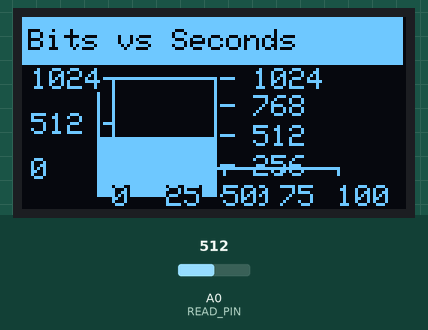
Simulated run of this sketch. Board: Arduino Uno, built with avr-gcc and run on an emulated ATmega328P. Parts: 128×64 one-colour display. Inputs (shaded band) come from the test bench; at power-on: A0 (READ_PIN) = 512. The display library's start-up logo is not drawn.

Above: at 0.2 s.
1.3 s: A0 (READ_PIN) set to 1023
At 3.1 s:
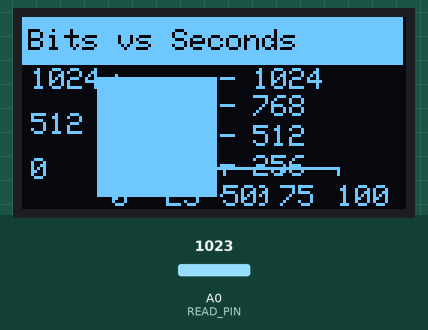
3.7 s: A0 (READ_PIN) set to 900
At 5.1 s:
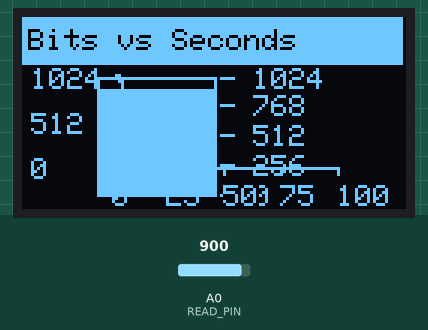
5.8 s: A0 (READ_PIN) set to 716
At 7.2 s:
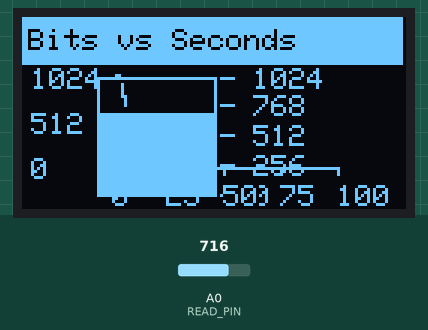
Timing chart, 0 to 8.8 s (numbered marks = the images above; inputs shaded):
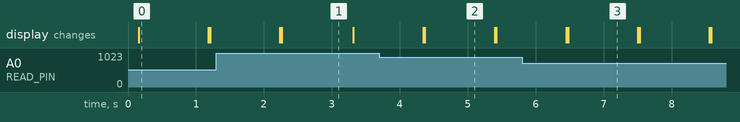

Measured:
- after the input at 3.7 s, the display: first changes after 0.64 s (image 2 shows a later state)
- what the display in image 0 shows lasts 1.0 s, from 0.2 s to 1.2 s

The sketch:

OLED_Graphing.ino
```cpp
/*

  This program provides functions to draw:
  1. horizontal bar graph
  2. vertical bar graph
  3. dial
  4. cartesian graph

  It requires an microcrontrioller Arduino, teensy and a 0.96 dispaly (1306 driver chip)

  display. sources
  https://www.amazon.com/Diymall-Yellow-Arduino-display.-Raspberry/dp/B00O2LLT30/ref=pd_lpo_vtph_147_bs_t_1?_encoding=UTF8&psc=1&refRID=BQAPE07SVJQNDKEVMTQZ
  https://www.amazon.com/dp/B06XRCQZRX/ref=sspa_dk_detail_0?psc=1&pd_rd_i=B06XRCQZRX&pd_rd_wg=aGuhK&pd_rd_r=1WJPXAG68XFSADGDPNZR&pd_rd_w=DAAsB

  Adafruit libraries
  https://github.com/adafruit/Adafruit-GFX-Library/archive/master.zip
  https://github.com/adafruit/Adafruit_SSD1306

  Revisions
  rev     date        author      description
  1       12-5-2017   kasprzak    initial creation


  Pin settings

  Arduino   device
  5V        Vin
  GND       GND
  A0        read an input voltage from a pot across Vcc and Gnd (just for demo purposes)
  A1
  A2
  A3
  A4        SDA on the display. or use dedicated pin on board if provided
  A5        SCL on the display. use dedicated pin on board if provided
  1
  2
  3
  4
  5
  6
  7
  8
  9
  10
  11
  12
  13


*/

#include <Adafruit_GFX.h>
#include <Adafruit_SSD1306.h>

#define READ_PIN            A0
#define OLED_RESET          A4
#define LOGO16_GLCD_HEIGHT  16
#define LOGO16_GLCD_WIDTH   16

// create what ever variables you need
double volts;
double bvolts;
double x, y;

// these are a required variables for the graphing functions
bool Redraw1 = true;
bool Redraw2 = true;
bool Redraw3 = true;
bool Redraw4 = true;
double ox , oy ;

// create the display object
Adafruit_SSD1306 display(OLED_RESET);

void setup() {

  Serial.begin(9600);

  // initialize the display
  // note you may have to change the address
  // the most common are 0X3C and 0X3D

  display.begin(SSD1306_SWITCHCAPVCC, 0x3C);
  // if you distribute your code, the adafruit license requires you show their splash screen
  // otherwise clear the video buffer memory then display
  display.display();
  //delay(2000);
  display.clearDisplay();
  display.display();

  // establish whatever pin reads you need
  pinMode(A0, INPUT);

}

unsigned long OldTime;
unsigned long counter;


  void loop(void) {

  // read some values and convert to volts
  bvolts = analogRead(A0);
  volts = (bvolts  / 204.6 ) ;


  // draw any of the following, sorry for the crazy long arguement lists
  // note 0.96 isn't very big, so you can't show many graphs at the same time
  // also colors are hard coded
  // the display i use draws text at the top in yellow--we'll use that for drawing the title


  // call one of these functions
  DrawBarChartV(display, bvolts, 25,  60, 40, 40, 0, 1024 , 256, 0, "A0 (bits)", Redraw1);
  //  DrawBarChartH(display, volts, 10, 45, 100, 20, 0, 5, 1, 0, "A0 (volts)", Redraw2);
  //  DrawDial(display, volts, 65, 50, 25, 0, 5 , 1, 0, 200, "A0 (volts)", Redraw3);

  // for multiple graphs uncomment the next 2 lines
  //  DrawBarChartV(display, bvolts, 5,  60, 10, 40, 0, 1024 , 256, 0, "A0 (bits/volts)", Redraw1);
  //  DrawDial(display, volts, 90, 50, 25, 0, 5 , 1, 0, 200, "A0 (bits/volts)", Redraw3);

  // or show a cartesian style graph to plot values over time (or whatever)

    DrawCGraph(display, x++, bvolts, 30, 50, 75, 30, 0, 100, 25, 0, 1024, 512, 0, "Bits vs Seconds", Redraw4);
    if (x > 100) {
    while (1) {}
    }


  delay(1000);


  }


  /*
  This method will draw a vertical bar graph for single input
  it has a rather large arguement list and is as follows

  &d to pass the display object, mainly used if multiple displays are connected to the MCU
  curval = date to graph (must be between loval and hival)
  x = position of bar graph (lower left of bar)
  y = position of bar (lower left of bar
  w = width of bar graph
  h =  height of bar graph (does not need to be the same as the max scale)
  loval = lower value of the scale (can be negative)
  hival = upper value of the scale
  inc = scale division between loval and hival
  dig = format control to set number of digits to display. (not includeing the decimal)
  label = bottom lable text for the graph
  redraw = flag to redraw display. only on first pass (to reduce flickering)

*/

void DrawBarChartV(Adafruit_SSD1306 &d, double curval, double x , double y , double w, double h , double loval , double hival , double inc , double dig, String label, bool &Redraw)
{
  double stepval, my, level, i, data;

  if (Redraw) {
    Redraw = false;
    d.fillRect(0, 0,  127 , 14, SSD1306_WHITE);
    d.setTextColor(SSD1306_BLACK, SSD1306_WHITE);
    d.setTextSize(1);
    d.setCursor(2, 4);
    d.println(label);
    // step val basically scales the hival and low val to the height
    // deducting a small value to eliminate round off errors
    // this val may need to be adjusted
    stepval = ( inc) * (double (h) / (double (hival - loval))) - .001;
    for (i = 0; i <= h; i += stepval) {
      my =  y - h + i;
      d.drawFastHLine(x + w + 1, my,  5, SSD1306_WHITE);
      // draw lables
      d.setTextSize(1);
      d.setTextColor(SSD1306_WHITE, SSD1306_BLACK);
      d.setCursor(x + w + 12, my - 3 );
      data = hival - ( i * (inc / stepval));
      d.print(data, dig);
    }
  }
  // compute level of bar graph that is scaled to the  height and the hi and low vals
  // this is needed to accompdate for +/- range
  level = (h * (((curval - loval) / (hival - loval))));
  // draw the bar graph
  // write a upper and lower bar to minimize flicker cause by blanking out bar and redraw on update
  d.drawRect(x, y - h, w, h, SSD1306_WHITE);
  d.fillRect(x, y - h, w, h - level,  SSD1306_BLACK);
  d.drawRect(x, y - h, w, h, SSD1306_WHITE);
  d.fillRect(x, y - level, w,  level, SSD1306_WHITE);
  // up until now print sends data to a video buffer NOT the screen
  // this call sends the data to the screen
  d.display();

}

/*
  This method will draw a horizontal bar graph for single input
  it has a rather large arguement list and is as follows

  &display to pass the display object, mainly used if multiple displays are connected to the MCU
  x = position of bar graph (upper left of bar)
  curval = date to graph (must be between loval and hival)
  y = position of bar (upper left of bar (add some vale to leave room for label)
  w = width of bar graph (does not need to be the same as the max scale)
  h =  height of bar graph
  loval = lower value of the scale (can be negative)
  hival = upper value of the scale
  inc = scale division between loval and hival
  dig = format control to set number of digits to display. (not includeing the decimal)
  label = bottom lable text for the graph
  redraw = flag to redraw display. only on first pass (to reduce flickering)
*/

void DrawBarChartH(Adafruit_SSD1306 &d, double curval, double x , double y , double w, double h , double loval , double hival , double inc , double dig, String label, bool &Redraw)
{
  double stepval, mx, level, i, data;

  if (Redraw) {
    Redraw = false;
    d.fillRect(0, 0,  127 , 16, SSD1306_WHITE);
    d.setTextColor(SSD1306_BLACK, SSD1306_WHITE);
    d.setTextSize(1);
    d.setCursor(2, 4);
    d.println(label);
    // step val basically scales the hival and low val to the width
    stepval =  inc * (double (w) / (double (hival - loval))) - .00001;
    // draw the text
    for (i = 0; i <= w; i += stepval) {
      d.drawFastVLine(i + x , y ,  5, SSD1306_WHITE);
      // draw lables
      d.setTextSize(1);
      d.setTextColor(SSD1306_WHITE, SSD1306_BLACK);
      d.setCursor(i + x , y + 10);
      // addling a small value to eliminate round off errors
      // this val may need to be adjusted
      data =  ( i * (inc / stepval)) + loval + 0.00001;
      d.print(data, dig);
    }
  }
  // compute level of bar graph that is scaled to the width and the hi and low vals
  // this is needed to accompdate for +/- range capability
  // draw the bar graph
  // write a upper and lower bar to minimize flicker cause by blanking out bar and redraw on update
  level = (w * (((curval - loval) / (hival - loval))));
  d.fillRect(x + level, y - h, w - level, h,  SSD1306_BLACK);
  d.drawRect(x, y - h, w,  h, SSD1306_WHITE);
  d.fillRect(x, y - h, level,  h, SSD1306_WHITE);
  // up until now print sends data to a video buffer NOT the screen
  // this call sends the data to the screen
  d.display();

}


/*
  This method will draw a dial-type graph for single input
  it has a rather large arguement list and is as follows

  &display to pass the display object, mainly used if multiple displays are connected to the MCU
  curval = date to graph (must be between loval and hival)
  cx = center position of dial
  cy = center position of dial
  r = radius of the dial
  loval = lower value of the scale (can be negative)
  hival = upper value of the scale
  inc = scale division between loval and hival
  sa = sweep angle for the dials scale
  dig = format control to set number of digits to display. (not includeing the decimal)
  label = bottom lable text for the graph
  redraw = flag to redraw display. only on first pass (to reduce flickering)
*/

void DrawDial(Adafruit_SSD1306 &d, double curval, int cx, int cy, int r, double loval , double hival , double inc, double dig, double sa, String label, bool &Redraw) {

  double ix, iy, ox, oy, tx, ty, lx, rx, ly, ry, i, Offset, stepval, data, angle;
  double degtorad = .0174532778;
  static double px = cx, py = cy, pix = cx, piy = cy, plx = cx, ply = cy, prx = cx, pry = cy;

  if (Redraw) {
    Redraw = false;
    // draw the dial only one time--this will minimize flicker
    d.fillRect(0, 0,  127 , 16, SSD1306_WHITE);
    d.setTextColor(SSD1306_BLACK, SSD1306_WHITE);
    d.setTextSize(1);
    d.setCursor(2, 4);
    d.println(label);
    // center the scale about the vertical axis--and use this to offset the needle, and scale text
    Offset = (270 +  sa / 2) * degtorad;
    // find hte scale step value based on the hival low val and the scale sweep angle
    // deducting a small value to eliminate round off errors
    // this val may need to be adjusted
    stepval = ( inc) * (double (sa) / (double (hival - loval))) + .00;
    // draw the scale and numbers
    // note draw this each time to repaint where the needle was
    for (i = 0; i <= sa; i += stepval) {
      angle = ( i  * degtorad);
      angle = Offset - angle ;
      ox =  (r - 2) * cos(angle) + cx;
      oy =  (r - 2) * sin(angle) + cy;
      ix =  (r - 10) * cos(angle) + cx;
      iy =  (r - 10) * sin(angle) + cy;
      tx =  (r + 10) * cos(angle) + cx + 8;
      ty =  (r + 10) * sin(angle) + cy;
      d.drawLine(ox, oy, ix, iy, SSD1306_WHITE);
      d.setTextSize(1);
      d.setTextColor(SSD1306_WHITE, SSD1306_BLACK);
      d.setCursor(tx - 10, ty );
      data = hival - ( i * (inc / stepval)) ;
      d.println(data, dig);
    }
    for (i = 0; i <= sa; i ++) {
      angle = ( i  * degtorad);
      angle = Offset - angle ;
      ox =  (r - 2) * cos(angle) + cx;
      oy =  (r - 2) * sin(angle) + cy;
      d.drawPixel(ox, oy, SSD1306_WHITE);
    }
  }
  // compute and draw the needle
  angle = (sa * (1 - (((curval - loval) / (hival - loval)))));
  angle = angle * degtorad;
  angle = Offset - angle  ;
  ix =  (r - 10) * cos(angle) + cx;
  iy =  (r - 10) * sin(angle) + cy;
  // draw a triangle for the needle (compute and store 3 vertiticies)
  lx =  2 * cos(angle - 90 * degtorad) + cx;
  ly =  2 * sin(angle - 90 * degtorad) + cy;
  rx =  2 * cos(angle + 90 * degtorad) + cx;
  ry =  2 * sin(angle + 90 * degtorad) + cy;

  // blank out the old needle
  d.fillTriangle (pix, piy, plx, ply, prx, pry, SSD1306_BLACK);

  // then draw the new needle
  d.fillTriangle (ix, iy, lx, ly, rx, ry, SSD1306_WHITE);

  // draw a cute little dial center
  d.fillCircle(cx, cy, 3, SSD1306_WHITE);

  //save all current to old so the previous dial can be hidden
  pix = ix;
  piy = iy;
  plx = lx;
  ply = ly;
  prx = rx;
  pry = ry;
  // up until now print sends data to a video buffer NOT the screen
  // this call sends the data to the screen
  d.display();

}


/*

  function to draw a cartesian coordinate system and plot whatever data you want
  just pass x and y and the graph will be drawn huge arguement list

  &display to pass the display object, mainly used if multiple displays are connected to the MCU
  x = x data point
  y = y datapont
  gx = x graph location (lower left)
  gy = y graph location (lower left)
  w = width of graph
  h = height of graph
  xlo = lower bound of x axis
  xhi = upper bound of x asis
  xinc = division of x axis (distance not count)
  ylo = lower bound of y axis
  yhi = upper bound of y asis
  yinc = division of y axis (distance not count)
  title = title of graph
  &redraw = flag to redraw graph on fist call only

*/


void DrawCGraph(Adafruit_SSD1306 &d, double x, double y, double gx, double gy, double w, double h, double xlo, double xhi, double xinc, double ylo, double yhi, double yinc, double dig, String title, boolean &Redraw) {

  double i;
  double temp;
  int rot, newrot;

  if (Redraw == true) {
    Redraw = false;
    d.fillRect(0, 0,  127 , 16, SSD1306_WHITE);
    d.setTextColor(SSD1306_BLACK, SSD1306_WHITE);
    d.setTextSize(1);
    d.setCursor(2, 4);
    d.println(title);
    ox = (x - xlo) * ( w) / (xhi - xlo) + gx;
    oy = (y - ylo) * (gy - h - gy) / (yhi - ylo) + gy;
    // draw y scale
    d.setTextSize(1);
    d.setTextColor(SSD1306_WHITE, SSD1306_BLACK);
    for ( i = ylo; i <= yhi; i += yinc) {
      // compute the transform
      // note my transform funcition is the same as the map function, except the map uses long and we need doubles
      temp =  (i - ylo) * (gy - h - gy) / (yhi - ylo) + gy;
      if (i == 0) {
        d.drawFastHLine(gx - 3, temp, w + 3, SSD1306_WHITE);
      }
      else {
        d.drawFastHLine(gx - 3, temp, 3, SSD1306_WHITE);
      }
      d.setCursor(gx - 27, temp - 3);
      d.println(i, dig);
    }
    // draw x scale
    for (i = xlo; i <= xhi; i += xinc) {
      // compute the transform
      d.setTextSize(1);
      d.setTextColor(SSD1306_WHITE, SSD1306_BLACK);
      temp =  (i - xlo) * ( w) / (xhi - xlo) + gx;
      if (i == 0) {
        d.drawFastVLine(temp, gy - h, h + 3, SSD1306_WHITE);
      }
      else {
        d.drawFastVLine(temp, gy, 3, SSD1306_WHITE);
      }
      d.setCursor(temp, gy + 6);
      d.println(i, dig);
    }
  }

  // graph drawn now plot the data
  // the entire plotting code are these few lines...

  x =  (x - xlo) * ( w) / (xhi - xlo) + gx;
  y =  (y - ylo) * (gy - h - gy) / (yhi - ylo) + gy;
  d.drawLine(ox, oy, x, y, SSD1306_WHITE);
  d.drawLine(ox, oy - 1, x, y - 1, SSD1306_WHITE);
  ox = x;
  oy = y;

  // up until now print sends data to a video buffer NOT the screen
  // this call sends the data to the screen
  d.display();

}


/////////////////////////////////////////////////////////
```
